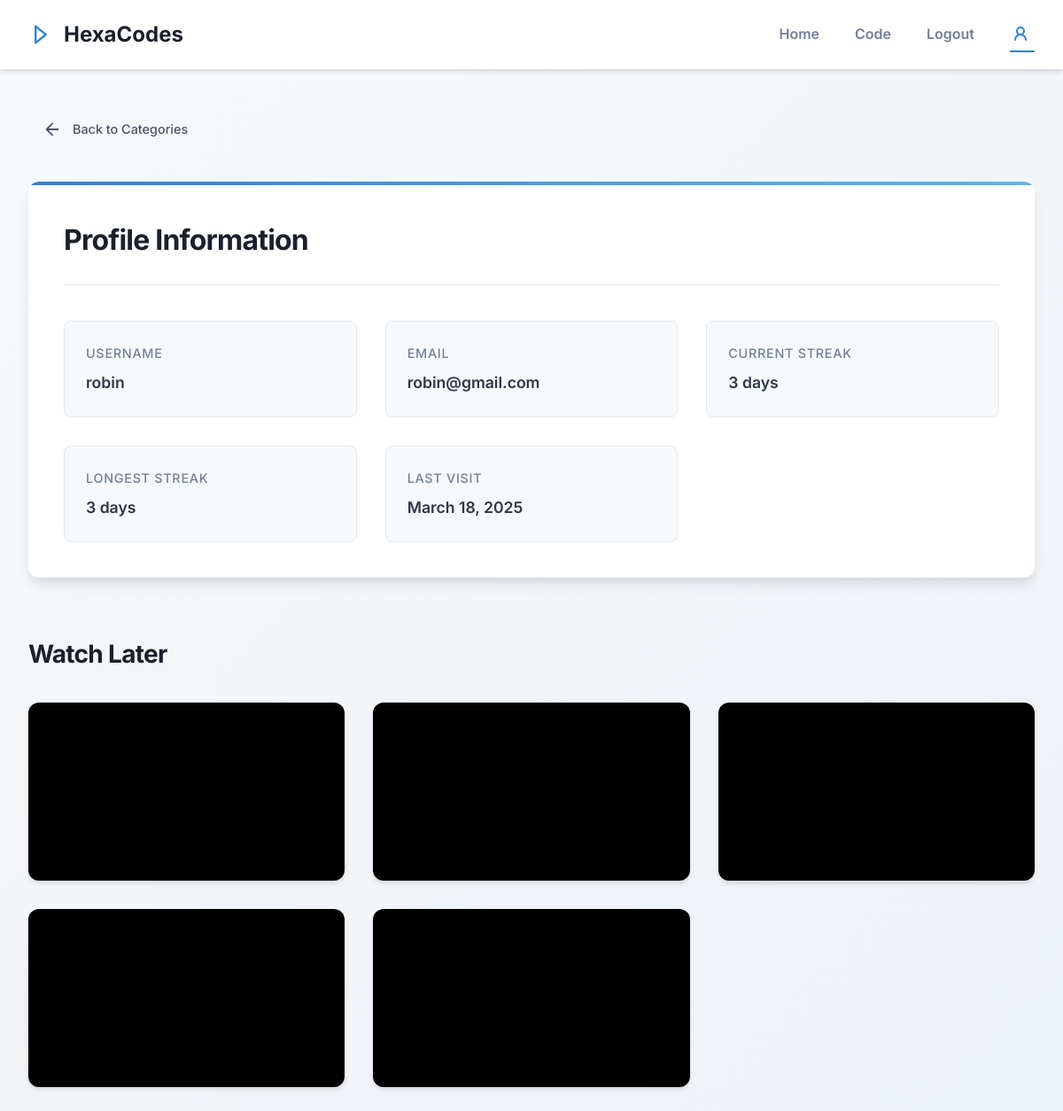
The app's page /profile/ (signed in) with its own data.
### accounts/models.py (models this page shows, shortened)
class UserRegistrations(models.Model):
    username = models.CharField(max_length=150, unique=True)
    email = models.EmailField(unique=True)
    password = models.CharField(max_length=128)

class UserStreak(models.Model):
    user = models.OneToOneField(UserRegistrations, on_delete=models.CASCADE)
    streak_count = models.IntegerField(default=0)
    last_visit = models.DateTimeField(null=True, blank=True)
    longest_streak = models.IntegerField(default=0)
    def update_streak(self):
        now = timezone.now()
        if self.last_visit:
            days_diff = (now.date() - self.last_visit.date()).days
            if days_diff == 0:
                return
            elif days_diff == 1:
                self.streak_count += 1
            elif days_diff > 1:
                self.streak_count = 1
            self.longest_streak = max(self.longest_streak, self.streak_count)
        else:
            self.streak_count = 1
        self.last_visit = now
        self.save()

### yt_learning/models.py (models this page shows, shortened)
class save_watch_later(models.Model):
    video = models.ForeignKey(Videos, on_delete=models.CASCADE)
    user = models.ForeignKey(UserRegistrations, on_delete=models.CASCADE)
    date = models.DateTimeField(auto_now_add=True)

class Videos(models.Model):
    title = models.CharField(max_length=100)
    bhashalu = models.ForeignKey(Bashalu, on_delete=models.CASCADE,null=True)
    yt_video_url = models.URLField(null = True)
    description = models.TextField()
    category = models.ForeignKey(Category, on_delete=models.CASCADE,null=True)
    embed_code = models.TextField()

### accounts/views.py (the view)
# urls.py: path('profile/', views.Profile_View, name='profile'),
def Profile_View(request):
    user_id = request.session.get('user_id')
    if not user_id:
        return redirect('login')
    user = get_object_or_404(UserRegistrations, id=user_id)
    try:
        streak = UserStreak.objects.get(user=user)
    except UserStreak.DoesNotExist:
        streak = UserStreak.objects.create(user=user)
    streak.update_streak()
    saved_videos = (
        save_watch_later.objects
        .filter(user=user)
        .select_related('video')
        .order_by('date')
    )
    context = {
        'user': user,
        'saved_videos': saved_videos,
        'current_streak': streak.streak_count,
        'longest_streak': streak.longest_streak,
        'last_visit': streak.last_visit,
    }
    return render(request, 'accounts/profile.html', context)

### templates/accounts/profile.html (shortened to what this page needs)
<!DOCTYPE html>
{% load static %}
<html lang="en">
<head>
</head>
<body>
    <header class="header">
        <nav class="nav-container">
            <a href="{% url 'categories_page' %}" class="nav-logo">
                <svg xmlns="http://www.w3.org/2000/svg" width="24" height="24" viewBox="0 0 24 24" fill="none" stroke="currentColor" stroke-width="2" stroke-linecap="round" stroke-linejoin="round">
                    <path d="m7 4 10 8-10 8V4Z"/>
                </svg>
                HexaCodes
            </a>
            <div class="nav-links">
                {% if request.session.user_id %}
                    <a href="{% url 'categories_page' %}">Home</a>
                    <a href="{% url 'codeground' %}">Code</a>
                    <a href="{% url 'logout' %}">Logout</a>
                    <a href="{% url 'profile' %}" class="nav-icon active" title="Profile">
                        <svg xmlns="http://www.w3.org/2000/svg" width="24" height="24" viewBox="0 0 24 24" fill="none" stroke="currentColor" stroke-width="2" stroke-linecap="round" stroke-linejoin="round">
                            <path d="M18 20a6 6 0 0 0-12 0"/>
                            <circle cx="12" cy="10" r="4"/>
                        </svg>
                    </a>
                {% else %}
                    <a href="{% url 'categories_page' %}">Home</a>
                    <a href="{% url 'login' %}">Sign In</a>
                    <a href="{% url 'register' %}">Sign Up</a>
                {% endif %}
            </div>
        </nav>
    </header>
    <div class="container">
        <a href="{% url 'categories_page' %}" class="nav-back">
            <svg xmlns="http://www.w3.org/2000/svg" viewBox="0 0 24 24" fill="none" stroke="currentColor" stroke-width="2" stroke-linecap="round" stroke-linejoin="round">
                <path d="M19 12H5M12 19l-7-7 7-7"/>
            </svg>
            Back to Categories
        </a>
        <section class="profile-section">
            <header class="profile-header">
                <h1>Profile Information</h1>
            </header>
            <div class="profile-details">
                <div class="detail-item">
                    <span class="detail-label">Username</span>
                    <span class="detail-value">{{ user.username|default:"N/A" }}</span>
                </div>
                <div class="detail-item">
                    <span class="detail-label">Email</span>
                    <span class="detail-value">{{ user.email|default:"N/A" }}</span>
                </div>
                <div class="detail-item">
                    <span class="detail-label">Current Streak</span>
                    <span class="detail-value">{{ current_streak|default:0 }} days</span>
                </div>
                <div class="detail-item">
                    <span class="detail-label">Longest Streak</span>
                    <span class="detail-value">{{ longest_streak|default:0 }} days</span>
                </div>
                <div class="detail-item">
                    <span class="detail-label">Last Visit</span>
                    <span class="detail-value">{{ last_visit|date:"F d, Y"|default:"Never" }}</span>
                </div>
            </div>
        </section>
        <section class="watch-later">
            <header class="section-header">
                <h2>Watch Later</h2>
            </header>
            <div class="video-grid">
                {% for video in saved_videos %}
                    <article class="video-card">
                        <div class="video-embed">
                            {{ video.video.embed_code|safe }}
                        </div>
                    </article>
                {% empty %}
                    <div class="no-videos">No videos saved for later.</div>
                {% endfor %}
            </div>
        </section>
    </div>
</body>
</html>

### templates/accounts/profile.html (style rules this page uses)
*, *::before, *::after { margin: 0; padding: 0; box-sizing: border-box; }
body { font-family: 'Inter', -apple-system, BlinkMacSystemFont, sans-serif; line-height: 1.6; color: #2d3748; background: linear-gradient(135deg, #f7fafc, #edf2f7); min-height: 100vh; }
.header { background: #ffffff; box-shadow: 0 4px 6px -1px rgba(0, 0, 0, 0.1), 0 2px 4px -1px rgba(0, 0, 0, 0.06); position: sticky; top: 0; z-index: 100; }
.nav-container { max-width: 1280px; margin: 0 auto; padding: 1.25rem 2rem; display: flex; align-items: center; justify-content: space-between; }
.nav-logo { display: flex; align-items: center; gap: 0.75rem; text-decoration: none; color: #1a202c; font-weight: 700; font-size: 1.5rem; transition: color 0.3s ease; }
.nav-logo svg { color: #3182ce; width: 28px; height: 28px; transition: transform 0.3s ease; }
.nav-links { display: flex; align-items: center; gap: 2.5rem; }
.nav-links a { text-decoration: none; color: #718096; font-weight: 600; font-size: 1rem; position: relative; transition: color 0.3s ease; }
.nav-links a::after { content: ''; position: absolute; width: 0; height: 2px; bottom: -6px; left: 0; background: #3182ce; transition: width 0.3s ease; }
.nav-links a:hover, .nav-links a.active { color: #3182ce; }
.nav-links a:hover::after, .nav-links a.active::after { width: 100%; }
.nav-icon { width: 28px; height: 28px; color: #718096; transition: color 0.3s ease, transform 0.3s ease; }
.container { max-width: 1280px; margin: 0 auto; padding: 3rem 2rem; }
.nav-back { display: inline-flex; align-items: center; text-decoration: none; color: #4a5568; font-size: 0.9rem; font-weight: 500; margin-bottom: 2.5rem; transition: all 0.3s ease; padding: 0.5rem 1rem; border-radius: 6px; }
.nav-back svg { width: 22px; height: 22px; margin-right: 0.75rem; transition: transform 0.3s ease; }
.profile-section { background: #ffffff; border-radius: 12px; box-shadow: 0 10px 15px -3px rgba(0, 0, 0, 0.1), 0 4px 6px -2px rgba(0, 0, 0, 0.05); padding: 2.5rem; margin-bottom: 3rem; position: relative; overflow: hidden; }
.profile-section::before { content: ''; position: absolute; top: 0; left: 0; width: 100%; height: 4px; background: linear-gradient(90deg, #3182ce, #63b3ed); }
.profile-header { margin-bottom: 2.5rem; padding-bottom: 1.5rem; border-bottom: 1px solid #e2e8f0; }
.profile-header h1 { font-size: 2rem; font-weight: 700; color: #1a202c; letter-spacing: -0.025em; }
.profile-details { display: grid; grid-template-columns: repeat(auto-fit, minmax(280px, 1fr)); gap: 2rem; }
.detail-item { padding: 1.5rem; background: #f7fafc; border-radius: 8px; border: 1px solid #e2e8f0; transition: all 0.3s ease; }
.detail-label { font-size: 0.9rem; color: #718096; margin-bottom: 0.5rem; display: block; font-weight: 500; text-transform: uppercase; letter-spacing: 0.05em; }
.detail-value { font-size: 1.1rem; color: #2d3748; font-weight: 600; }
.watch-later { margin-top: 4rem; }
.section-header { margin-bottom: 2rem; display: flex; align-items: center; justify-content: space-between; }
.section-header h2 { font-size: 1.75rem; font-weight: 700; color: #1a202c; letter-spacing: -0.025em; }
.video-grid { display: grid; grid-template-columns: repeat(auto-fill, minmax(320px, 1fr)); gap: 2rem; }
.video-card { background: #ffffff; border-radius: 12px; overflow: hidden; box-shadow: 0 4px 6px -1px rgba(0, 0, 0, 0.1), 0 2px 4px -1px rgba(0, 0, 0, 0.06); transition: all 0.3s ease; }
.video-embed { position: relative; width: 100%; padding-bottom: 56.25%; background: #000; }
.video-embed iframe { position: absolute; top: 0; left: 0; width: 100%; height: 100%; border: none; border-radius: 12px 12px 0 0; }

### records on screen
UserRegistrations: username "robin", email "robin@gmail.com"
UserStreak: last_visit "March 18, 2025"

### other values on screen
{{ current_streak|default:0 }} "3"
{{ longest_streak|default:0 }} "3"
